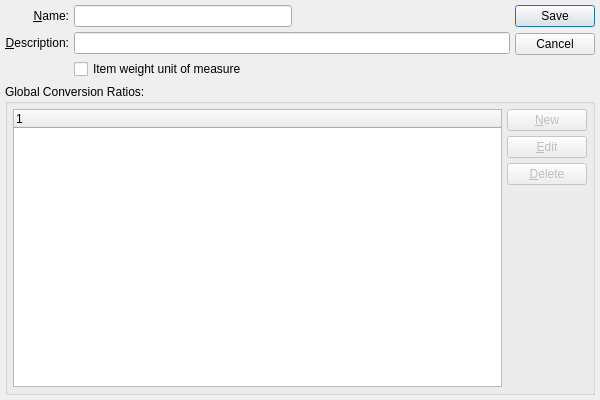
<?xml version="1.0" encoding="UTF-8"?>
<ui version="4.0">
 <comment>This file is part of the xTuple ERP: PostBooks Edition, a free and
open source Enterprise Resource Planning software suite,
Copyright (c) 1999-2010 by OpenMFG LLC, d/b/a xTuple.
It is licensed to you under the Common Public Attribution License
version 1.0, the full text of which (including xTuple-specific Exhibits)
is available at www.xtuple.com/CPAL.  By using this software, you agree
to be bound by its terms.</comment>
 <class>uom</class>
 <widget class="QDialog" name="uom">
  <property name="geometry">
   <rect>
    <x>0</x>
    <y>0</y>
    <width>600</width>
    <height>400</height>
   </rect>
  </property>
  <property name="windowTitle">
   <string>Unit of Measure</string>
  </property>
  <layout class="QGridLayout" name="gridLayout">
   <item row="0" column="0">
    <layout class="QGridLayout">
     <item row="0" column="0">
      <widget class="QLabel" name="_nameLit">
       <property name="text">
        <string>&amp;Name:</string>
       </property>
       <property name="alignment">
        <set>Qt::AlignRight|Qt::AlignTrailing|Qt::AlignVCenter</set>
       </property>
       <property name="buddy">
        <cstring>_name</cstring>
       </property>
      </widget>
     </item>
     <item row="0" column="1">
      <layout class="QHBoxLayout">
       <property name="spacing">
        <number>0</number>
       </property>
       <item>
        <widget class="XLineEdit" name="_name"/>
       </item>
       <item>
        <spacer>
         <property name="orientation">
          <enum>Qt::Horizontal</enum>
         </property>
         <property name="sizeType">
          <enum>QSizePolicy::Expanding</enum>
         </property>
         <property name="sizeHint" stdset="0">
          <size>
           <width>20</width>
           <height>20</height>
          </size>
         </property>
        </spacer>
       </item>
      </layout>
     </item>
     <item row="1" column="0">
      <widget class="QLabel" name="_descriptionLit">
       <property name="text">
        <string>&amp;Description:</string>
       </property>
       <property name="alignment">
        <set>Qt::AlignRight|Qt::AlignTrailing|Qt::AlignVCenter</set>
       </property>
       <property name="buddy">
        <cstring>_description</cstring>
       </property>
      </widget>
     </item>
     <item row="1" column="1">
      <widget class="XLineEdit" name="_description"/>
     </item>
     <item row="2" column="1">
      <widget class="QCheckBox" name="_weightUom">
       <property name="text">
        <string>Item weight unit of measure</string>
       </property>
      </widget>
     </item>
    </layout>
   </item>
   <item row="0" column="1">
    <widget class="QDialogButtonBox" name="_buttonBox">
     <property name="orientation">
      <enum>Qt::Vertical</enum>
     </property>
     <property name="standardButtons">
      <set>QDialogButtonBox::Cancel|QDialogButtonBox::Save</set>
     </property>
    </widget>
   </item>
   <item row="1" column="0" colspan="2">
    <widget class="QGroupBox" name="_uomconvGroup">
     <property name="sizePolicy">
      <sizepolicy hsizetype="Preferred" vsizetype="Preferred">
       <horstretch>0</horstretch>
       <verstretch>1</verstretch>
      </sizepolicy>
     </property>
     <property name="title">
      <string>Global Conversion Ratios:</string>
     </property>
     <layout class="QGridLayout" name="gridLayout_2">
      <item row="0" column="0">
       <widget class="XTreeWidget" name="_uomconv"/>
      </item>
      <item row="0" column="1">
       <layout class="QVBoxLayout">
        <item>
         <widget class="QPushButton" name="_new">
          <property name="enabled">
           <bool>false</bool>
          </property>
          <property name="text">
           <string>&amp;New</string>
          </property>
         </widget>
        </item>
        <item>
         <widget class="QPushButton" name="_edit">
          <property name="enabled">
           <bool>false</bool>
          </property>
          <property name="text">
           <string>&amp;Edit</string>
          </property>
         </widget>
        </item>
        <item>
         <widget class="QPushButton" name="_delete">
          <property name="enabled">
           <bool>false</bool>
          </property>
          <property name="text">
           <string>&amp;Delete</string>
          </property>
         </widget>
        </item>
        <item>
         <spacer>
          <property name="orientation">
           <enum>Qt::Vertical</enum>
          </property>
          <property name="sizeHint" stdset="0">
           <size>
            <width>20</width>
            <height>40</height>
           </size>
          </property>
         </spacer>
        </item>
       </layout>
      </item>
     </layout>
    </widget>
   </item>
  </layout>
 </widget>
 <layoutdefault spacing="5" margin="5"/>
 <pixmapfunction>qPixmapFromMimeSource</pixmapfunction>
 <customwidgets>
  <customwidget>
   <class>XLineEdit</class>
   <extends>QLineEdit</extends>
   <header>xlineedit.h</header>
   <container>1</container>
  </customwidget>
  <customwidget>
   <class>XTreeWidget</class>
   <extends>QTreeWidget</extends>
   <header>xtreewidget.h</header>
   <container>1</container>
  </customwidget>
 </customwidgets>
 <tabstops>
  <tabstop>_name</tabstop>
  <tabstop>_description</tabstop>
  <tabstop>_uomconv</tabstop>
  <tabstop>_new</tabstop>
  <tabstop>_edit</tabstop>
  <tabstop>_delete</tabstop>
 </tabstops>
 <resources/>
 <connections>
  <connection>
   <sender>_uomconv</sender>
   <signal>doubleClicked(QModelIndex)</signal>
   <receiver>_edit</receiver>
   <slot>animateClick()</slot>
   <hints>
    <hint type="sourcelabel">
     <x>259</x>
     <y>143</y>
    </hint>
    <hint type="destinationlabel">
     <x>370</x>
     <y>147</y>
    </hint>
   </hints>
  </connection>
 </connections>
</ui>
